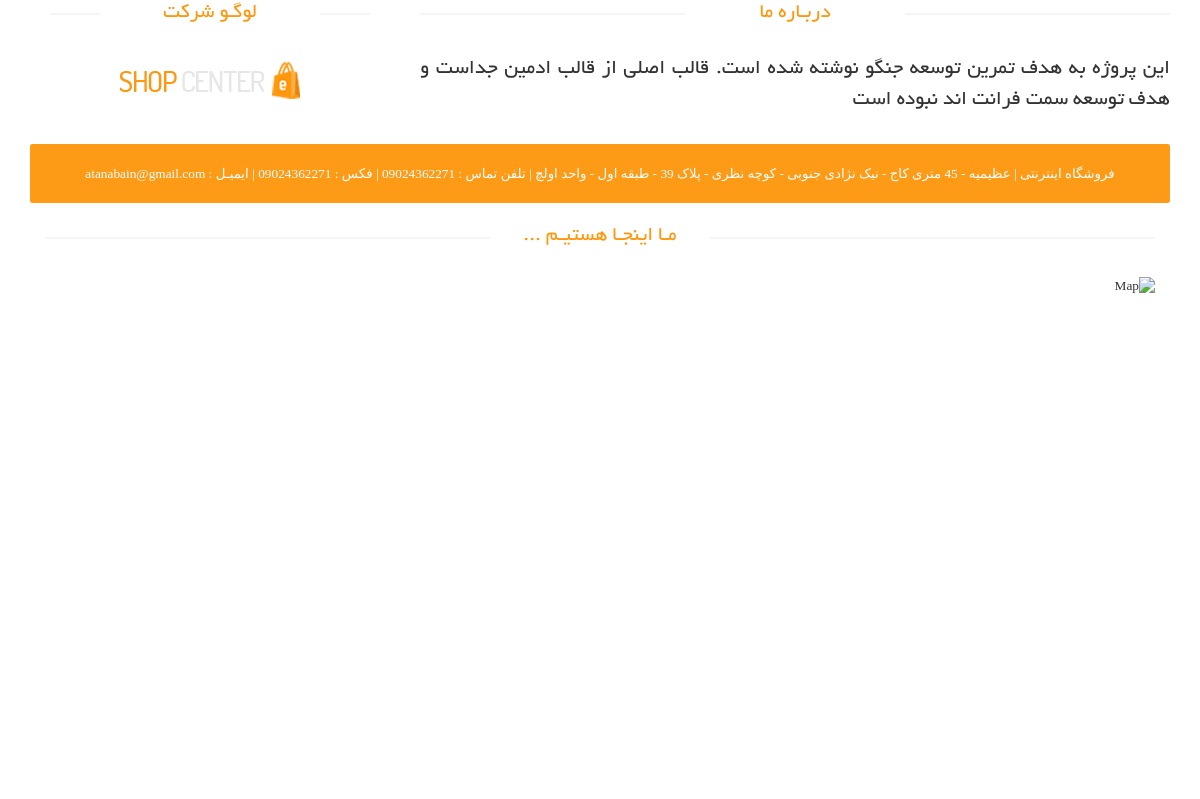
The page /about-us/ on the database its author committed.
### site_module/models.py (models this page shows, shortened)
class SiteSetting(models.Model):
    site_name = models.CharField(max_length=200, verbose_name="نام سایت")
    site_url = models.URLField(verbose_name="دامنه سایت")
    address = models.CharField(max_length=255, verbose_name="آدرس مجموعه")
    email = models.EmailField(max_length=50, verbose_name='ایمیل')
    phone = models.CharField(max_length=50, verbose_name="شماره تلفن")
    fax = models.CharField(max_length=255, verbose_name="فکس")
    copy_right = models.CharField(max_length=255, verbose_name="متن کپی رایت")
    about_us = models.TextField(verbose_name="متن درباره ما")
    site_logo = models.ImageField(upload_to="Images/site_settings/", verbose_name="لوگو سایت")
    is_active = models.BooleanField(verbose_name="فعال / غیرفعال", default=True)
    class Meta:
        verbose_name = "تنظیمات سایت"
        verbose_name_plural = "تنظیمات سایت"

### about_us_module/views.py (the view)
# urls.py: path("", views.AboutView.as_view(), name="about_us_page")
class AboutView(View):
    def get(self, request):
        setting = SiteSetting.objects.filter(is_active=True).first()
        context = {
            "setting": setting
        }
        return render(request, "about_us_module/about_us.html", context)

### about_us_module/templates/about_us_module/about_us.html (shortened to what this page needs)
{% extends "base.html" %}
{% block content %}
	<div id="contact-page" class="container">
		<div class="bg">
			<div class="row">
				<div class="col-sm-4">
					<div class="contact-info">
						<h2 class="title text-center">لوگـو شرکت</h2>
						<a href="{% url "home_page" %}"><img style="display:block; margin: auto"
						                                     src="{{ setting.site_logo.url }}" class="img-responsive"
						                                     alt="logo"></a>
					</div>
				</div>
				<div class="col-sm-8">
					<div class="about">
						<h2 class="title text-center">دربـاره ما</h2>
						<p class="about-desc">
							{{ setting.about_us }}
						</p>
					</div>
				</div>
			</div>
			<div class="row">
				<div class="col-sm-12 about-address">
					<address>
						<p> {{ setting.site_name }} | {{ setting.address }} | تلفن تماس : {{ setting.phone }} | فکس
							: {{ setting.fax }} | ایمیـل : {{ setting.email }}
						</p>
					</address>
				</div>
			</div>
			<div class="row">
				<div class="container">
					<div class="col-sm-12" style="overflow: hidden; margin-bottom: 40px"><h2 class="title text-center">
						مـا اینجـا هستیـم ... </h2>
						<div id="gmap" class="contact-map">
							<img src="/static/images/home/Map.jpg" alt="Map"/>
						</div>
					</div>
				</div>
			</div>
		</div>
	</div>
{% endblock %}

### static/css/main.css (style rules this page uses)
body { font-family: 'BYekan'; font-size: 10pt; position: relative; font-weight: normal; direction: rtl; }
a { -webkit-transition: 300ms; -moz-transition: 300ms; -o-transition: 300ms; transition: 300ms; }
h1, h2, h3, h4, h5, h6 { font-family: 'BYekan', sans-serif; }
.left-sidebar h2:after, h2.title:after { content: " "; position: absolute; border: 1px solid #f5f5f5; bottom: 8px; right: 0; width: 100%; height: 0; z-index: -2; }
h2.title:before { content: " "; position: absolute; background: #fff; bottom: -6px; width: 220px; height: 30px; z-index: -1; right: 50%; margin-right: -110px; }
h2.title { color: #FE980F; font-family: 'BYekan', sans-serif; font-size: 16pt; font-weight: 400; margin: 0 15px; text-transform: uppercase; margin-bottom: 30px; position: relative; }
.about-address { margin-top: 20px; }
.about-address p { text-align: center; padding: 20px 10px 20px 10px; background-color: #FD9A16; font-family: tahoma; font-size: 10pt; color: #ffffff; border-radius: 0.2em; }
.bg h2.title { margin-right: 0; margin-left: 0; margin-top: 0; }
.about .about-desc { text-align: justify; font-size: 16pt; }
.contact-map { width: 100%; height: 385px; margin-bottom: 70px }
#contact-page .contact-info { padding: 0 20px; }

### rows shown on the page
SiteSetting: site_logo (picture), about_us "این پروژه به هدف تمرین توسعه جنگو نوشته شده است. قالب اصلی از قالب ادمین جداست و هدف توسعه سمت فرانت اند نبوده است", site_name "فروشگاه اینترنتی", address "عظیمیه - 45 متری کاج - نیک نژادی جنوبی - کوچه نظری - پلاک 39 - طبقه اول - واحد اولچ", email "atanabain@gmail.com"
